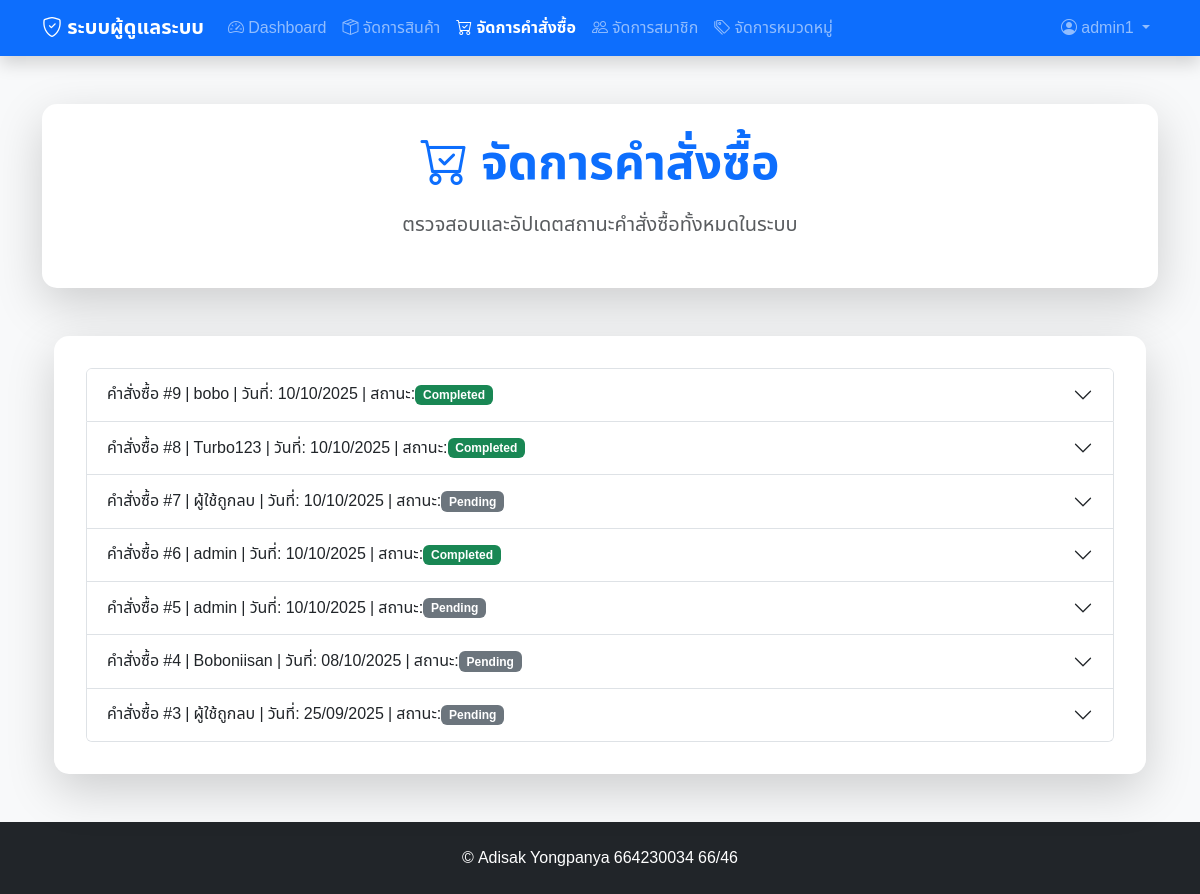
The app's page /admin/orders.php (signed in) with its own data.
### tables this page shows
CREATE TABLE `orders` (
  `order_id` int(11) NOT NULL,
  `user_id` int(11) DEFAULT NULL,
  `total_amount` decimal(10,2) NOT NULL,
  `order_date` timestamp NOT NULL DEFAULT current_timestamp(),
  `status` enum('pending','processing','shipped','completed','cancelled') DEFAULT 'pending'
);

CREATE TABLE `users` (
  `user_id` int(11) NOT NULL,
  `username` varchar(50) NOT NULL,
  `password` varchar(255) NOT NULL,
  `email` varchar(100) NOT NULL,
  `full_name` varchar(100) DEFAULT NULL,
  `role` enum('admin','member') DEFAULT 'member',
  `created_at` timestamp NOT NULL DEFAULT current_timestamp()
);

### admin/orders.php (the view, shortened to what this page needs)
<?php
require '../config.php';
$stmt = $conn->query("
    SELECT o.*, u.username
    FROM orders o
    LEFT JOIN users u ON o.user_id = u.user_id
    ORDER BY o.order_date DESC
");
$orders = $stmt->fetchAll(PDO::FETCH_ASSOC);
?>
<!DOCTYPE html>
<html lang="th">
<head>
    <link href="https://cdn.jsdelivr.net/npm/bootstrap@5.3.7/dist/css/bootstrap.min.css" rel="stylesheet">
    <link href="https://cdn.jsdelivr.net/npm/bootstrap-icons@1.10.0/font/bootstrap-icons.css" rel="stylesheet">
    <link rel="stylesheet" href="admin_main.css">
</head>
<body>
    <?php require_once 'navbar_admin.php'; ?>
<div class="container mt-5">
    <div class="row mb-5">
        <div class="col-12">
            <div class="card admin-card shadow-lg">
                <div class="card-body text-center">
                    <h1 class="display-5 text-primary mb-3 fw-bold">
                        <i class="bi bi-cart-check"></i> จัดการคำสั่งซื้อ
                    </h1>
                    <p class="lead text-muted">
                        ตรวจสอบและอัปเดตสถานะคำสั่งซื้อทั้งหมดในระบบ
                    </p>
                </div>
            </div>
        </div>
    </div>
<div class="container">
    <div class="card admin-card shadow-lg">
        <div class="card-body">
            <div class="accordion" id="ordersAccordion">
<?php foreach ($orders as $index => $order): ?>
    <div class="accordion-item">
        <h2 class="accordion-header" id="heading<?= $index ?>">
            <?php
                $status_color = 'secondary';
                switch ($order['status']) {
                    case 'completed':
                        $status_color = 'success';
                        break;
                }
            ?>
            <button class="accordion-button collapsed" type="button" data-bs-toggle="collapse" data-bs-target="#collapse<?= $index ?>" aria-expanded="false" aria-controls="collapse<?= $index ?>">
                คำสั่งซื้อ #<?= $order['order_id'] ?> | <?= htmlspecialchars($order['username'] ?? 'ผู้ใช้ถูกลบ') ?> | วันที่: <?= date('d/m/Y', strtotime($order['order_date'])) ?> | สถานะ: <span class="badge bg-<?= $status_color ?>"><?= ucfirst($order['status']) ?></span>
            </button>
        </h2>
    </div>
<?php endforeach; ?>
</div>
        </div>
    </div>
</div>
</div>
    <?php require_once 'footer_admin.php'; ?>
</body>
</html>

### admin/admin_main.css (style rules this page uses)
body { background-color: #f8f9fa; min-height: 100vh; font-family: "Noto Sans Thai", sans-serif; }
.card { transition: transform 0.3s, box-shadow 0.3s; }
.admin-card { border: none; border-radius: 15px; }
.admin-card .card-body { padding: 2rem; }

### records on screen
orders: order_id "9", user.username "bobo", order_date "10/10/2025", status "Completed"
orders: order_id "8", user.username "Turbo123", order_date "10/10/2025", status "Completed"
orders: order_id "7", username "ผู้ใช้ถูกลบ", order_date "10/10/2025", status "Pending"
orders: order_id "6", user.username "admin", order_date "10/10/2025", status "Completed"
orders: order_id "5", user.username "admin", order_date "10/10/2025", status "Pending"
orders: order_id "4", user.username "Boboniisan", order_date "08/10/2025", status "Pending"
orders: order_id "3", username "ผู้ใช้ถูกลบ", order_date "25/09/2025", status "Pending"

### other values on screen
$_SESSION['username'] "admin1"
